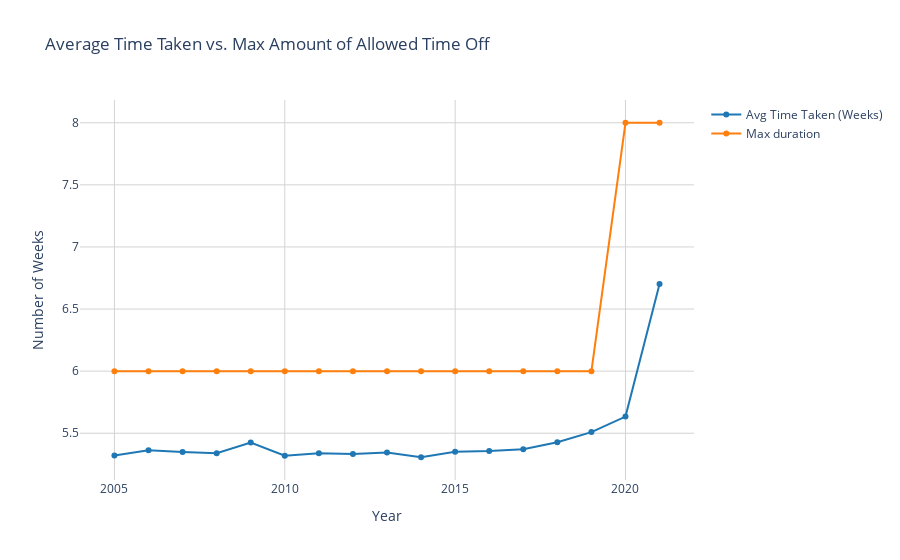

Notebook code for this chart:
### Code cell
# print('Individuals are taking close to, but not the maximum amount of allowed time off.')
# print('In 2019 leave increased to 8 weeks. In the first 3 years, people took more time, but not the max.')
# print('This shows that claimants take advantage of the benefit.')

colorblind_palette = ['#1f77b4', '#ff7f0e']

trace1 = go.Scatter(x=grouped_avg_duration['year'], y=grouped_avg_duration['avg_duration'], 
                    name = "Avg Time Taken (Weeks)",
                   line=dict(color=colorblind_palette[0]))


trace2 = go.Scatter(x=week_max['year'], y=week_max['week_max_d'], 
                    name = "Max duration",
                   line=dict(color=colorblind_palette[1]))

fig = go.Figure()
fig.add_trace(trace1)
fig.add_trace(trace2)


layout = go.Layout(
    title='Average Time Taken vs. Max Amount of Allowed Time Off',
    plot_bgcolor='white',  # Set the background color to white
    xaxis=dict(title='Year', showgrid=True, gridcolor='lightgray'),
    yaxis=dict(title='Number of Weeks', showgrid=True, gridcolor='lightgray')
)

fig = go.Figure(data=[trace1, trace2], layout=layout)

fig.show()

### Figure 1 — Plotly figure (JSON) as saved in the notebook; plotly's stock layout.template omitted (floating-point values rounded to 4 significant figures)
{"data": [{"line": {"color": "#1f77b4"}, "name": "Avg Time Taken (Weeks)", "type": "scatter", "x": [2005, 2006, 2007, 2008, 2009, 2010, 2011, 2012, 2013, 2014, 2015, 2016, 2017, 2018, 2019, 2020, 2021], "y": [5.321, 5.363, 5.348, 5.339, 5.426, 5.319, 5.339, 5.333, 5.346, 5.307, 5.351, 5.358, 5.372, 5.427, 5.509, 5.634, 6.702]}, {"line": {"color": "#ff7f0e"}, "name": "Max duration", "type": "scatter", "x": [2005, 2006, 2007, 2008, 2009, 2010, 2011, 2012, 2013, 2014, 2015, 2016, 2017, 2018, 2019, 2020, 2021], "y": [6, 6, 6, 6, 6, 6, 6, 6, 6, 6, 6, 6, 6, 6, 6, 8, 8]}], "layout": {"autosize": true, "plot_bgcolor": "white", "title": {"text": "Average Time Taken vs. Max Amount of Allowed Time Off"}, "xaxis": {"autorange": true, "gridcolor": "lightgray", "range": [2004.0, 2022.0], "showgrid": true, "title": {"text": "Year"}, "type": "linear"}, "yaxis": {"autorange": true, "gridcolor": "lightgray", "range": [5.084, 8.222], "showgrid": true, "title": {"text": "Number of Weeks"}, "type": "linear"}}}
